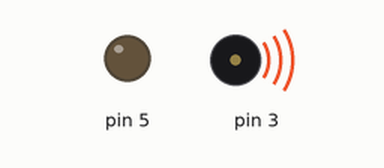
Recording of a sketch running on a simulated Arduino Uno, built with avr-gcc and run on an emulated ATmega328P. Shown: output pins drawn as LEDs (lit = HIGH), buzzer (waves = sounding).

Above: at 0.05 s.
Timing chart, 0 to 5.8 s (numbered marks = the images above):
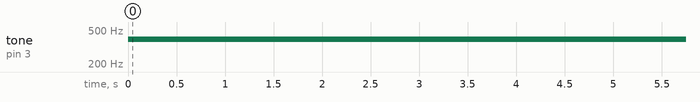

Measured:
- by itself, tone on pin 3: silent → 392 Hz at 0.00 s

The sketch:

Sensor_PIR.ino
```cpp
//Autor: Yuri Lima Empresa: AutoCore Robotica
//Blog: http://www.autocorerobotica.blog.br/
//Loja http://www.autocorerobotica.com/
//-------------------------------------------------

// Constantes com as notas
#define DO  262
#define RE  294
#define MI  330
#define FA  349
#define SOL 392
#define LA  440
#define SI  523
#define PIR 2

/*Para as demais notas, acesse
http://www2.eca.usp.br/prof/iazzetta/tutor/acustica/introducao/tabela1.html
*/

void setup() {
pinMode(3,OUTPUT);
pinMode(5,OUTPUT);
}

void loop() {


tone(3,SOL);
delay(5000);


noTone(3);


}
```
